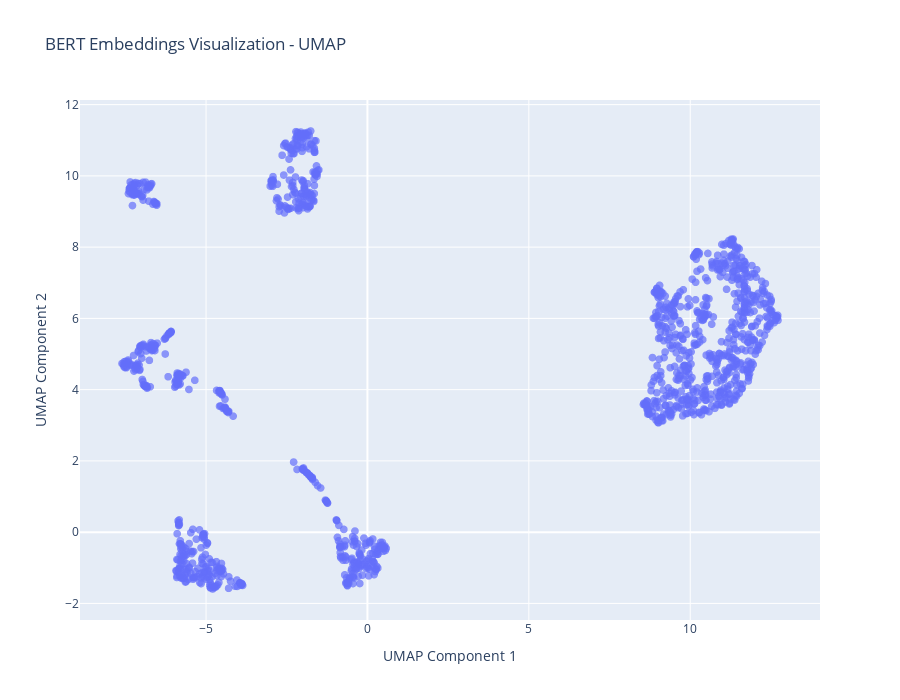

Source (notebook cell):
### Code cell
# Visualization 3: UMAP
fig_umap = px.scatter(
    df_viz, 
    x='umap_x', 
    y='umap_y',
    color='model_name' if 'model_name' in df_viz.columns else None,
    hover_data=['hover_text'],
    title='BERT Embeddings Visualization - UMAP',
    labels={'umap_x': 'UMAP Component 1', 'umap_y': 'UMAP Component 2'},
    width=900,
    height=700
)
fig_umap.update_traces(marker=dict(size=8, opacity=0.7))
fig_umap.show()

### Figure 1 — Plotly figure (JSON) as saved in the notebook; plotly's stock layout.template omitted (floating-point values rounded to 4 significant figures; data arrays with more than 128 entries replaced by an {"elided": "..."} marker saying what was removed)
{"data": [{"customdata": {"elided": "1350x1 str values"}, "hovertemplate": "UMAP Component 1=%{x}<br>UMAP Component 2=%{y}<br>hover_text=%{customdata[0]}<extra></extra>", "legendgroup": "", "marker": {"color": "#636efa", "opacity": 0.7, "size": 8, "symbol": "circle"}, "mode": "markers", "name": "", "showlegend": false, "type": "scattergl", "x": {"elided": "1350 float values"}, "xaxis": "x", "y": {"elided": "1350 float values"}, "yaxis": "y"}], "layout": {"height": 700, "legend": {"tracegroupgap": 0}, "title": {"text": "BERT Embeddings Visualization - UMAP"}, "width": 900, "xaxis": {"anchor": "y", "domain": [0, 1], "title": {"text": "UMAP Component 1"}}, "yaxis": {"anchor": "x", "domain": [0, 1], "title": {"text": "UMAP Component 2"}}}}
